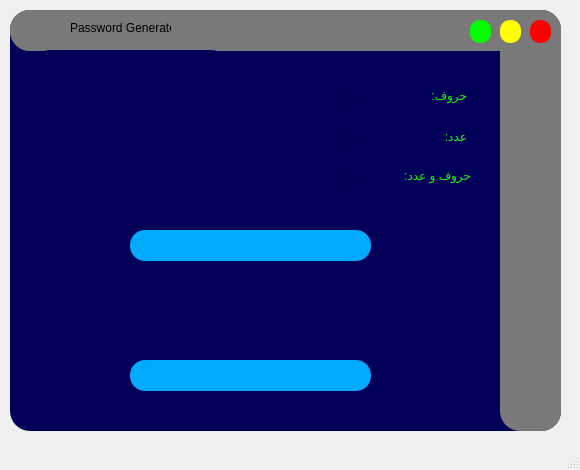
<?xml version="1.0" encoding="UTF-8"?>
<ui version="4.0">
 <class>main</class>
 <widget class="QMainWindow" name="main">
  <property name="geometry">
   <rect>
    <x>0</x>
    <y>0</y>
    <width>580</width>
    <height>470</height>
   </rect>
  </property>
  <property name="minimumSize">
   <size>
    <width>580</width>
    <height>470</height>
   </size>
  </property>
  <property name="maximumSize">
   <size>
    <width>580</width>
    <height>470</height>
   </size>
  </property>
  <property name="windowTitle">
   <string>MainWindow</string>
  </property>
  <widget class="QWidget" name="pageFrame">
   <property name="styleSheet">
    <string notr="true"/>
   </property>
   <widget class="QFrame" name="mainFrame">
    <property name="geometry">
     <rect>
      <x>10</x>
      <y>10</y>
      <width>551</width>
      <height>421</height>
     </rect>
    </property>
    <property name="styleSheet">
     <string notr="true">background-color: rgb(0, 0, 89);

border-radius:20px;</string>
    </property>
    <property name="frameShape">
     <enum>QFrame::StyledPanel</enum>
    </property>
    <property name="frameShadow">
     <enum>QFrame::Raised</enum>
    </property>
    <widget class="QFrame" name="menu">
     <property name="geometry">
      <rect>
       <x>490</x>
       <y>0</y>
       <width>61</width>
       <height>421</height>
      </rect>
     </property>
     <property name="styleSheet">
      <string notr="true">background-color: rgb(121, 121, 121);</string>
     </property>
     <property name="frameShape">
      <enum>QFrame::StyledPanel</enum>
     </property>
     <property name="frameShadow">
      <enum>QFrame::Raised</enum>
     </property>
     <widget class="QPushButton" name="home">
      <property name="geometry">
       <rect>
        <x>10</x>
        <y>70</y>
        <width>41</width>
        <height>41</height>
       </rect>
      </property>
      <property name="cursor">
       <cursorShape>PointingHandCursor</cursorShape>
      </property>
      <property name="styleSheet">
       <string notr="true">border-style: none;
border-radius: 20px;
</string>
      </property>
      <property name="text">
       <string/>
      </property>
      <property name="icon">
       <iconset>
        <normaloff>../../Pictures/icons/home icon 1.png</normaloff>../../Pictures/icons/home icon 1.png</iconset>
      </property>
      <property name="iconSize">
       <size>
        <width>45</width>
        <height>45</height>
       </size>
      </property>
     </widget>
     <widget class="QPushButton" name="data">
      <property name="geometry">
       <rect>
        <x>10</x>
        <y>220</y>
        <width>41</width>
        <height>61</height>
       </rect>
      </property>
      <property name="cursor">
       <cursorShape>PointingHandCursor</cursorShape>
      </property>
      <property name="styleSheet">
       <string notr="true">border-style: none;
border-radius: 20px;</string>
      </property>
      <property name="text">
       <string/>
      </property>
      <property name="icon">
       <iconset>
        <normaloff>../../Pictures/icons/database_gray_icon-removebg-preview.png</normaloff>../../Pictures/icons/database_gray_icon-removebg-preview.png</iconset>
      </property>
      <property name="iconSize">
       <size>
        <width>45</width>
        <height>45</height>
       </size>
      </property>
     </widget>
     <widget class="QPushButton" name="trash">
      <property name="geometry">
       <rect>
        <x>0</x>
        <y>300</y>
        <width>61</width>
        <height>61</height>
       </rect>
      </property>
      <property name="cursor">
       <cursorShape>PointingHandCursor</cursorShape>
      </property>
      <property name="styleSheet">
       <string notr="true">border-style: none;
border-radius: 20px;
filter: opacity(80%);</string>
      </property>
      <property name="text">
       <string/>
      </property>
      <property name="icon">
       <iconset>
        <normaloff>../../Pictures/icons/trash_gray_icon_4__3_-removebg-preview.png</normaloff>../../Pictures/icons/trash_gray_icon_4__3_-removebg-preview.png</iconset>
      </property>
      <property name="iconSize">
       <size>
        <width>80</width>
        <height>80</height>
       </size>
      </property>
     </widget>
     <widget class="QPushButton" name="red_heart">
      <property name="geometry">
       <rect>
        <x>0</x>
        <y>150</y>
        <width>61</width>
        <height>51</height>
       </rect>
      </property>
      <property name="styleSheet">
       <string notr="true">border-style: none;
border-radius: 20px;</string>
      </property>
      <property name="text">
       <string/>
      </property>
      <property name="icon">
       <iconset>
        <normaloff>../../Pictures/icons/heart red icon.png</normaloff>../../Pictures/icons/heart red icon.png</iconset>
      </property>
      <property name="iconSize">
       <size>
        <width>45</width>
        <height>45</height>
       </size>
      </property>
     </widget>
     <widget class="QPushButton" name="gray_heart">
      <property name="geometry">
       <rect>
        <x>10</x>
        <y>150</y>
        <width>41</width>
        <height>51</height>
       </rect>
      </property>
      <property name="cursor">
       <cursorShape>PointingHandCursor</cursorShape>
      </property>
      <property name="styleSheet">
       <string notr="true">border-style: none;
border-radius: 20px;</string>
      </property>
      <property name="text">
       <string/>
      </property>
      <property name="icon">
       <iconset>
        <normaloff>../../Pictures/icons/heart_gray_icon-removebg-preview.png</normaloff>../../Pictures/icons/heart_gray_icon-removebg-preview.png</iconset>
      </property>
      <property name="iconSize">
       <size>
        <width>48</width>
        <height>40</height>
       </size>
      </property>
     </widget>
    </widget>
    <widget class="QFrame" name="flag">
     <property name="geometry">
      <rect>
       <x>0</x>
       <y>0</y>
       <width>551</width>
       <height>41</height>
      </rect>
     </property>
     <property name="styleSheet">
      <string notr="true">
background-color: rgb(121, 121, 121);
border-left-button: 0</string>
     </property>
     <property name="frameShape">
      <enum>QFrame::StyledPanel</enum>
     </property>
     <property name="frameShadow">
      <enum>QFrame::Raised</enum>
     </property>
     <widget class="QPushButton" name="program_icon_button">
      <property name="geometry">
       <rect>
        <x>0</x>
        <y>0</y>
        <width>41</width>
        <height>41</height>
       </rect>
      </property>
      <property name="styleSheet">
       <string notr="true">background-color: qlineargradient(spread:pad, x1:0, y1:0, x2:0.272727, y2:0.972, stop:0.647727 rgba(255, 255, 255, 0), stop:0.982955 rgba(255, 255, 255, 0));
border-style: none;
border-radius: 20px;
/*background-color: red</string>
      </property>
      <property name="text">
       <string/>
      </property>
      <property name="icon">
       <iconset>
        <normaloff>../../Pictures/icons/password_page_icon-removebg-preview.png</normaloff>../../Pictures/icons/password_page_icon-removebg-preview.png</iconset>
      </property>
      <property name="iconSize">
       <size>
        <width>42</width>
        <height>45</height>
       </size>
      </property>
     </widget>
     <widget class="QFrame" name="frame_4">
      <property name="geometry">
       <rect>
        <x>420</x>
        <y>0</y>
        <width>131</width>
        <height>41</height>
       </rect>
      </property>
      <property name="frameShape">
       <enum>QFrame::StyledPanel</enum>
      </property>
      <property name="frameShadow">
       <enum>QFrame::Raised</enum>
      </property>
      <widget class="QPushButton" name="window_closer">
       <property name="geometry">
        <rect>
         <x>100</x>
         <y>10</y>
         <width>21</width>
         <height>23</height>
        </rect>
       </property>
       <property name="cursor">
        <cursorShape>PointingHandCursor</cursorShape>
       </property>
       <property name="styleSheet">
        <string notr="true">border-radius: 10px;
background-color: red</string>
       </property>
       <property name="text">
        <string/>
       </property>
      </widget>
      <widget class="QPushButton" name="window_minimize">
       <property name="geometry">
        <rect>
         <x>70</x>
         <y>10</y>
         <width>21</width>
         <height>23</height>
        </rect>
       </property>
       <property name="cursor">
        <cursorShape>PointingHandCursor</cursorShape>
       </property>
       <property name="styleSheet">
        <string notr="true">background-color: rgb(255, 255, 0);
border-radius: 10px;</string>
       </property>
       <property name="text">
        <string/>
       </property>
      </widget>
      <widget class="QPushButton" name="window_maximize">
       <property name="geometry">
        <rect>
         <x>40</x>
         <y>10</y>
         <width>21</width>
         <height>23</height>
        </rect>
       </property>
       <property name="cursor">
        <cursorShape>PointingHandCursor</cursorShape>
       </property>
       <property name="styleSheet">
        <string notr="true">border-radius: 10px;
background-color: rgb(0, 255, 0);</string>
       </property>
       <property name="text">
        <string/>
       </property>
      </widget>
     </widget>
     <widget class="QLabel" name="title">
      <property name="geometry">
       <rect>
        <x>60</x>
        <y>10</y>
        <width>101</width>
        <height>16</height>
       </rect>
      </property>
      <property name="text">
       <string>Password Generator</string>
      </property>
     </widget>
    </widget>
    <widget class="QLabel" name="password_label">
     <property name="geometry">
      <rect>
       <x>410</x>
       <y>340</y>
       <width>51</width>
       <height>41</height>
      </rect>
     </property>
     <property name="text">
      <string/>
     </property>
     <property name="pixmap">
      <pixmap>../../Pictures/icons/key_icon-removebg-preview.png</pixmap>
     </property>
     <property name="scaledContents">
      <bool>true</bool>
     </property>
    </widget>
    <widget class="QLabel" name="length_label">
     <property name="geometry">
      <rect>
       <x>400</x>
       <y>210</y>
       <width>51</width>
       <height>41</height>
      </rect>
     </property>
     <property name="text">
      <string/>
     </property>
     <property name="pixmap">
      <pixmap>../../Pictures/icons/ruler icon2.png</pixmap>
     </property>
     <property name="scaledContents">
      <bool>true</bool>
     </property>
    </widget>
    <widget class="QPushButton" name="generator_button">
     <property name="geometry">
      <rect>
       <x>150</x>
       <y>270</y>
       <width>51</width>
       <height>51</height>
      </rect>
     </property>
     <property name="cursor">
      <cursorShape>PointingHandCursor</cursorShape>
     </property>
     <property name="styleSheet">
      <string notr="true">
border-radius: 25px;</string>
     </property>
     <property name="text">
      <string/>
     </property>
     <property name="icon">
      <iconset>
       <normaloff>../../Downloads/key_in_circle_icon__2_-removebg-preview.png</normaloff>../../Downloads/key_in_circle_icon__2_-removebg-preview.png</iconset>
     </property>
     <property name="iconSize">
      <size>
       <width>50</width>
       <height>50</height>
      </size>
     </property>
    </widget>
    <widget class="QLineEdit" name="password_length">
     <property name="geometry">
      <rect>
       <x>120</x>
       <y>220</y>
       <width>241</width>
       <height>31</height>
      </rect>
     </property>
     <property name="styleSheet">
      <string notr="true">background-color: rgb(0, 170, 255);
border-radius: 15px
</string>
     </property>
    </widget>
    <widget class="QLineEdit" name="password">
     <property name="geometry">
      <rect>
       <x>120</x>
       <y>350</y>
       <width>241</width>
       <height>31</height>
      </rect>
     </property>
     <property name="styleSheet">
      <string notr="true">background-color: rgb(0, 170, 255);
border-radius: 15px;</string>
     </property>
    </widget>
    <widget class="QRadioButton" name="letter">
     <property name="geometry">
      <rect>
       <x>330</x>
       <y>80</y>
       <width>16</width>
       <height>17</height>
      </rect>
     </property>
     <property name="text">
      <string/>
     </property>
    </widget>
    <widget class="QRadioButton" name="number">
     <property name="geometry">
      <rect>
       <x>330</x>
       <y>120</y>
       <width>16</width>
       <height>17</height>
      </rect>
     </property>
     <property name="text">
      <string/>
     </property>
    </widget>
    <widget class="QRadioButton" name="letter_number">
     <property name="geometry">
      <rect>
       <x>330</x>
       <y>160</y>
       <width>16</width>
       <height>17</height>
      </rect>
     </property>
     <property name="text">
      <string/>
     </property>
    </widget>
    <widget class="QLabel" name="letter_label">
     <property name="geometry">
      <rect>
       <x>410</x>
       <y>70</y>
       <width>47</width>
       <height>31</height>
      </rect>
     </property>
     <property name="styleSheet">
      <string notr="true">color: rgb(12, 255, 12);
font: 87 12pt &quot;Arial Black&quot;;</string>
     </property>
     <property name="text">
      <string>حروف:</string>
     </property>
    </widget>
    <widget class="QLabel" name="number_label">
     <property name="geometry">
      <rect>
       <x>410</x>
       <y>120</y>
       <width>47</width>
       <height>13</height>
      </rect>
     </property>
     <property name="styleSheet">
      <string notr="true">color: rgb(12, 255, 12);
font: 87 12pt &quot;Arial Black&quot;;</string>
     </property>
     <property name="text">
      <string>عدد:</string>
     </property>
    </widget>
    <widget class="QLabel" name="letter_number_label">
     <property name="geometry">
      <rect>
       <x>370</x>
       <y>150</y>
       <width>91</width>
       <height>31</height>
      </rect>
     </property>
     <property name="styleSheet">
      <string notr="true">color: rgb(12, 255, 12);
font: 87 12pt &quot;Arial Black&quot;;</string>
     </property>
     <property name="text">
      <string>حروف و عدد:</string>
     </property>
    </widget>
    <widget class="QLabel" name="background_photo">
     <property name="geometry">
      <rect>
       <x>20</x>
       <y>40</y>
       <width>201</width>
       <height>171</height>
      </rect>
     </property>
     <property name="text">
      <string/>
     </property>
     <property name="pixmap">
      <pixmap>../../Pictures/icons/computer_password icon.png</pixmap>
     </property>
     <property name="scaledContents">
      <bool>true</bool>
     </property>
    </widget>
   </widget>
  </widget>
  <widget class="QStatusBar" name="statusbar"/>
 </widget>
 <resources/>
 <connections>
  <connection>
   <sender>gray_heart</sender>
   <signal>clicked()</signal>
   <receiver>gray_heart</receiver>
   <slot>hide()</slot>
   <hints>
    <hint type="sourcelabel">
     <x>40</x>
     <y>185</y>
    </hint>
    <hint type="destinationlabel">
     <x>40</x>
     <y>185</y>
    </hint>
   </hints>
  </connection>
  <connection>
   <sender>window_minimize</sender>
   <signal>clicked()</signal>
   <receiver>main</receiver>
   <slot>showMaximized()</slot>
   <hints>
    <hint type="sourcelabel">
     <x>510</x>
     <y>31</y>
    </hint>
    <hint type="destinationlabel">
     <x>284</x>
     <y>232</y>
    </hint>
   </hints>
  </connection>
  <connection>
   <sender>window_closer</sender>
   <signal>clicked()</signal>
   <receiver>main</receiver>
   <slot>close()</slot>
   <hints>
    <hint type="sourcelabel">
     <x>540</x>
     <y>31</y>
    </hint>
    <hint type="destinationlabel">
     <x>284</x>
     <y>232</y>
    </hint>
   </hints>
  </connection>
  <connection>
   <sender>window_maximize</sender>
   <signal>clicked()</signal>
   <receiver>main</receiver>
   <slot>showFullScreen()</slot>
   <hints>
    <hint type="sourcelabel">
     <x>480</x>
     <y>31</y>
    </hint>
    <hint type="destinationlabel">
     <x>284</x>
     <y>232</y>
    </hint>
   </hints>
  </connection>
 </connections>
</ui>
